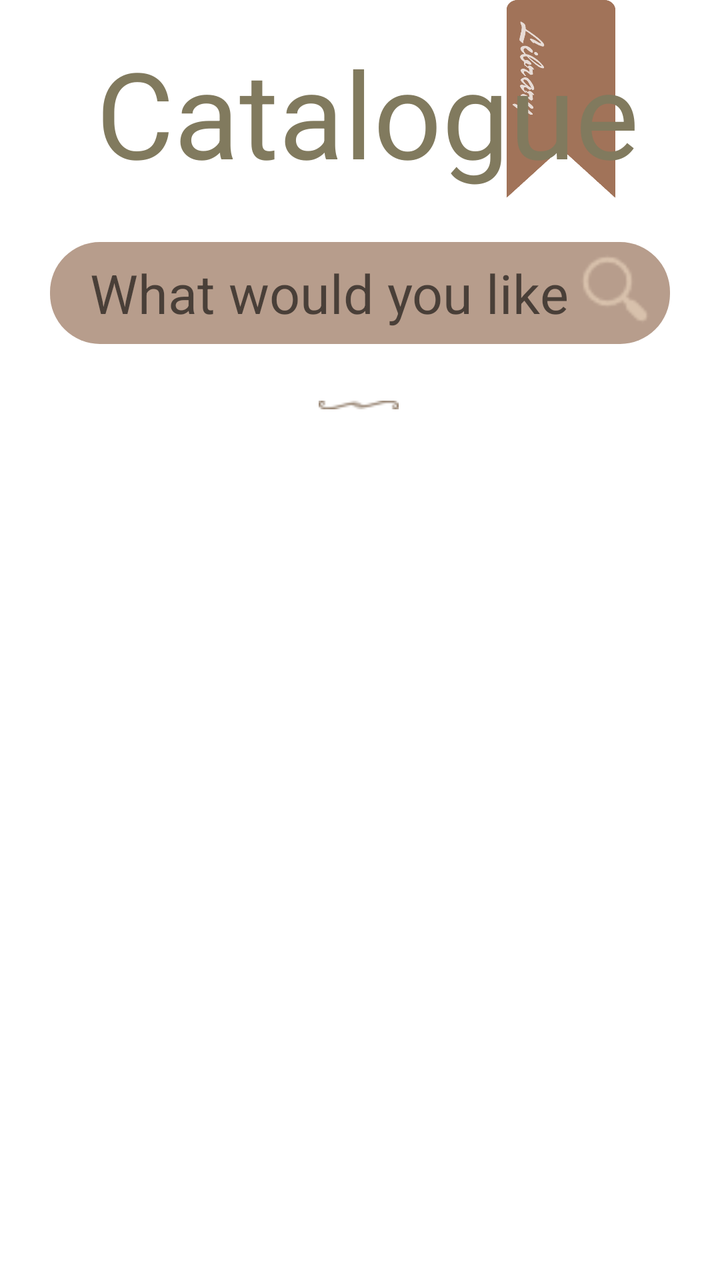
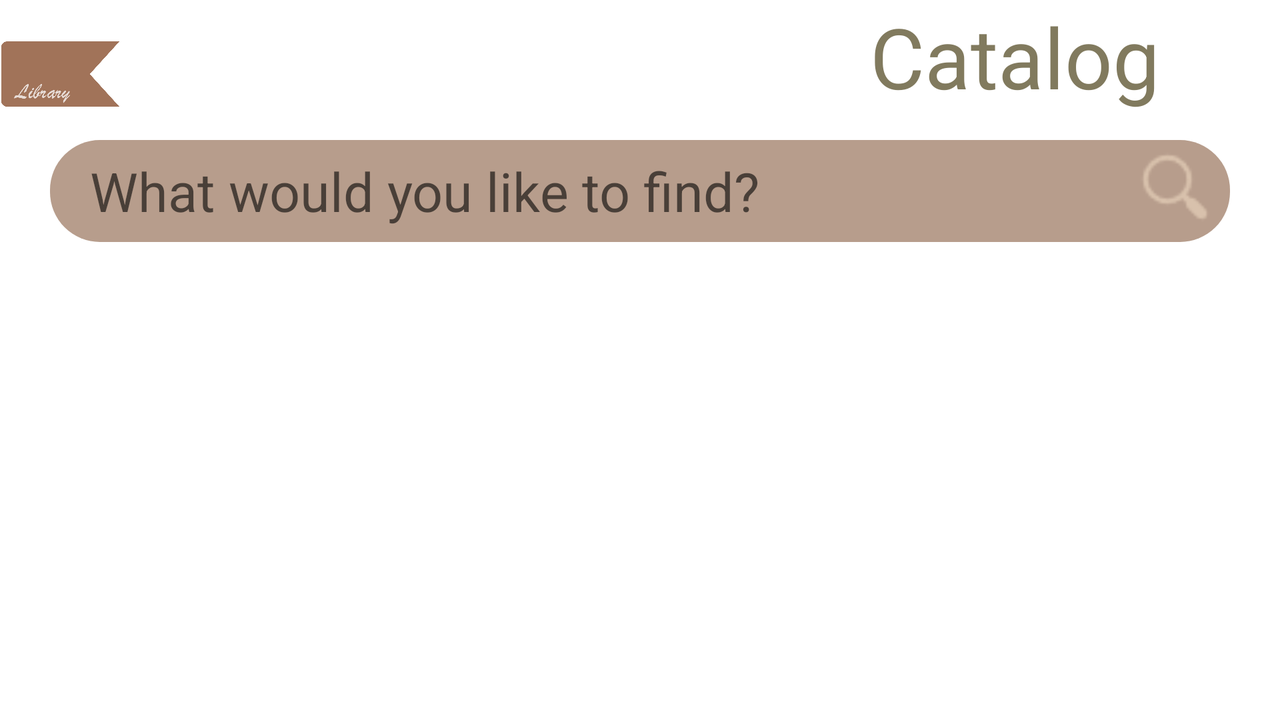

An Android layout and its configuration variant, each rendered on a device that would load it. The default file and the variant file are quoted in full after the pictures.
<!-- AndroidManifest.xml: application theme Theme.Livre -->
<!-- res/layout/activity_catalogue.xml -->
<?xml version="1.0" encoding="utf-8"?>
<androidx.constraintlayout.widget.ConstraintLayout xmlns:android="http://schemas.android.com/apk/res/android"
    xmlns:app="http://schemas.android.com/apk/res-auto"
    xmlns:tools="http://schemas.android.com/tools"
    android:layout_width="match_parent"
    android:layout_height="match_parent"
    android:id="@+id/catalogueConLay"
    >

    <ImageView
        android:id="@+id/catalogueLibraryTag"
        android:layout_width="65dp"
        android:layout_height="107dp"
        android:layout_marginRight="52dp"
        android:onClick="LibraryTagClick"
        app:layout_constraintEnd_toEndOf="parent"
        app:layout_constraintTop_toTopOf="parent"
        app:srcCompat="@drawable/tag_library"
        android:contentDescription="Tag for Library" />

    <EditText
        android:id="@+id/catalogueSearch"
        android:layout_width="0dp"
        android:layout_height="51dp"
        android:layout_marginStart="25dp"
        android:layout_marginTop="20dp"
        android:layout_marginEnd="25dp"
        android:background="@drawable/rounded_edittext"
        android:hint="What would you like to find?"
        android:imeOptions="actionSearch"
        android:inputType="textCapWords|textNoSuggestions"
        android:maxLines="1"
        android:paddingLeft="20dp"
        android:paddingRight="45dp"
        android:textColor="@color/offwhite"
        android:textSize="27sp"
        app:layout_constraintEnd_toEndOf="parent"
        app:layout_constraintHorizontal_bias="0.0"
        app:layout_constraintLeft_toLeftOf="parent"
        app:layout_constraintLeft_toRightOf="parent"
        app:layout_constraintStart_toStartOf="parent"
        app:layout_constraintTop_toBottomOf="@+id/catalogueText" />

    <TextView
        android:id="@+id/catalogueText"
        android:layout_width="wrap_content"
        android:layout_height="85dp"
        android:layout_marginLeft="48dp"
        android:layout_marginTop="16dp"
        android:text="Catalogue"
        android:textColor="@color/sage"
        android:textSize="60sp"
        app:layout_constraintStart_toStartOf="parent"
        app:layout_constraintTop_toTopOf="parent" />

    <androidx.recyclerview.widget.RecyclerView
        android:id="@+id/catRecyclerView"
        android:layout_width="0dp"
        android:layout_height="0dp"
        android:layout_marginTop="8dp"
        app:layout_constraintBottom_toBottomOf="parent"
        app:layout_constraintEnd_toEndOf="parent"
        app:layout_constraintHorizontal_bias="1.0"
        app:layout_constraintLeft_toLeftOf="parent"
        app:layout_constraintLeft_toRightOf="parent"
        app:layout_constraintStart_toStartOf="parent"
        app:layout_constraintTop_toBottomOf="@+id/frame2cat"
        app:layout_constraintVertical_bias="0.0" />

    <ImageView
        android:id="@+id/frame2cat"
        android:layout_width="40dp"
        android:layout_height="13dp"
        android:layout_marginTop="24dp"
        android:adjustViewBounds="true"
        app:layout_constraintEnd_toEndOf="parent"
        app:layout_constraintHorizontal_bias="0.498"
        app:layout_constraintStart_toStartOf="parent"
        app:layout_constraintTop_toBottomOf="@+id/catInfo"
        app:srcCompat="@drawable/frame2"
        />

    <ImageView
        android:id="@+id/catsearchicon"
        android:layout_width="39dp"
        android:layout_height="43dp"
        android:layout_marginTop="2dp"
        android:layout_marginEnd="8dp"
        android:scrollbarSize="30dp"
        app:layout_constraintEnd_toEndOf="@+id/catalogueSearch"
        app:layout_constraintTop_toTopOf="@+id/catalogueSearch"
        app:srcCompat="@drawable/search"
        android:contentDescription="Search button" />

    <LinearLayout
        android:layout_width="match_parent"
        android:layout_height="wrap_content"
        android:orientation="vertical"
        android:id="@+id/loadLayout"
        android:visibility="gone"
        app:layout_constraintBottom_toBottomOf="@+id/catRecyclerView"
        app:layout_constraintEnd_toEndOf="@+id/catRecyclerView"
        app:layout_constraintStart_toStartOf="@+id/catRecyclerView"
        app:layout_constraintTop_toBottomOf="@+id/frame2cat">

        <VideoView
            android:id="@+id/loadVid"
            android:layout_width="61dp"
            android:layout_height="62dp"
            android:layout_gravity="center"
            app:layout_constraintEnd_toEndOf="parent"
            app:layout_constraintStart_toStartOf="parent"
            app:layout_constraintTop_toTopOf="@+id/catRecyclerView" />

        <TextView
            android:id="@+id/changeloadText"
            android:layout_width="match_parent"
            android:layout_height="30dp"
            android:text="Scouring..."
            android:textAlignment="center"
            android:textSize="20sp"
            app:layout_constraintBottom_toBottomOf="@+id/catRecyclerView"
            app:layout_constraintEnd_toEndOf="parent"
            app:layout_constraintStart_toStartOf="parent"
            app:layout_constraintTop_toBottomOf="@+id/loadVid" />

        <TextView
            android:id="@+id/loadText"
            android:layout_width="match_parent"
            android:layout_height="35dp"
            android:layout_marginBottom="16dp"
            android:text="This might take a while."
            android:textAlignment="center"
            android:textSize="20sp"
            app:layout_constraintBottom_toBottomOf="@+id/catRecyclerView"
            app:layout_constraintEnd_toEndOf="parent"
            app:layout_constraintStart_toStartOf="parent"
            app:layout_constraintTop_toBottomOf="@+id/loadVid" />
    </LinearLayout>

    <androidx.constraintlayout.widget.ConstraintLayout
        android:id="@+id/catInfo"
        android:layout_width="match_parent"
        android:layout_height="wrap_content"
        android:layout_marginTop="1dp"
        android:visibility="gone"
        android:orientation="horizontal"
        app:layout_constraintTop_toBottomOf="@+id/catalogueSearch"
        tools:layout_editor_absoluteX="-52dp">

        <TextView
            android:id="@+id/resNum"
            android:layout_width="wrap_content"
            android:layout_height="25dp"
            android:layout_marginStart="28dp"
            android:text="0"
            android:textAlignment="center"
            android:textSize="17sp"
            app:layout_constraintBottom_toBottomOf="parent"
            app:layout_constraintStart_toStartOf="parent"
            tools:layout_editor_absoluteY="0dp" />

        <TextView
            android:id="@+id/res"
            android:layout_width="wrap_content"
            android:layout_height="20dp"
            android:text="\tResults"
            android:textAlignment="center"
            android:textSize="13sp"
            app:layout_constraintBottom_toBottomOf="parent"
            app:layout_constraintStart_toEndOf="@+id/resNum" />

        <TextView
            android:id="@+id/poweredBy"
            android:layout_width="wrap_content"
            android:layout_height="20dp"
            android:layout_marginEnd="28dp"
            android:text="Powered by Open Library APIs"
            android:textAlignment="center"
            android:textSize="13sp"
            app:layout_constraintEnd_toEndOf="parent"
            app:layout_constraintBottom_toBottomOf="parent"
            app:layout_constraintTop_toTopOf="parent" />
    </androidx.constraintlayout.widget.ConstraintLayout>

    <ImageView
        android:id="@+id/featherDuster"
        android:layout_width="129dp"
        android:layout_height="114dp"
        android:visibility="gone"
        app:layout_constraintBottom_toBottomOf="parent"
        app:layout_constraintEnd_toEndOf="@+id/catRecyclerView"
        app:layout_constraintStart_toStartOf="parent"
        app:layout_constraintTop_toTopOf="@+id/catRecyclerView"
        app:srcCompat="@drawable/featherduster"
        android:contentDescription="Fether duster" />




</androidx.constraintlayout.widget.ConstraintLayout>
<!-- resources referenced by this layout -->
<resources>
  <color name="offwhite">#E7DBD5</color>
  <color name="sage">#817A5E</color>
  <!-- drawable featherduster: png bitmap (drawable, 13578 bytes) -->
  <!-- drawable frame2: png bitmap (drawable, 604 bytes) -->
  <!-- drawable rounded_edittext (drawable) -->
  <?xml version="1.0" encoding="utf-8"?>
  <shape xmlns:android="http://schemas.android.com/apk/res/android" >
  
      <corners
          android:bottomRightRadius="25dp"
          android:bottomLeftRadius="25dp"
          android:topLeftRadius="25dp"
          android:topRightRadius="25dp"
          />
      <solid
          android:color="@color/quicksand"
          android:padding="10dp"/>
  
  </shape>
  <!-- drawable search: png bitmap (drawable, 422 bytes) -->
  <!-- drawable tag_library: png bitmap (drawable, 9552 bytes) -->
  <style name="Theme.Livre" parent="Theme.MaterialComponents.DayNight.DarkActionBar">
          
          <item name="colorPrimary">@color/purple_500</item>
          <item name="colorPrimaryVariant">@color/purple_700</item>
          <item name="colorOnPrimary">@color/white</item>
          
          <item name="colorSecondary">@color/teal_200</item>
          <item name="colorSecondaryVariant">@color/teal_700</item>
          <item name="colorOnSecondary">@color/black</item>
          
          <item name="android:statusBarColor" tools:targetApi="l">?attr/colorPrimaryVariant</item>
          
      </style>
  <color name="quicksand">#B79D8C</color>
  <color name="white">#FFFFFFFF</color>
  <color name="black">#FF000000</color>
</resources>
<!-- res/layout-land/activity_catalogue.xml (the repository's variant of the layout above) -->
<!-- drawn on the phone turned sideways -->
<?xml version="1.0" encoding="utf-8"?>
<androidx.constraintlayout.widget.ConstraintLayout xmlns:android="http://schemas.android.com/apk/res/android"
    xmlns:app="http://schemas.android.com/apk/res-auto"
    xmlns:tools="http://schemas.android.com/tools"
    android:layout_width="match_parent"
    android:layout_height="match_parent"
    >

    <ImageView
        android:id="@+id/catalogueLibraryTag"
        android:layout_width="65dp"
        android:layout_height="64dp"
        android:layout_marginTop="8dp"
        android:onClick="LibraryTagClick"
        android:rotation="270"
        app:layout_constraintStart_toStartOf="parent"
        app:layout_constraintTop_toTopOf="parent"
        app:srcCompat="@drawable/tag_library" />

    <EditText
        android:id="@+id/catalogueSearch"
        android:layout_width="0dp"
        android:layout_height="51dp"
        android:layout_marginStart="25dp"
        android:layout_marginTop="8dp"
        android:layout_marginEnd="25dp"
        android:background="@drawable/rounded_edittext"
        android:hint="What would you like to find?"
        android:inputType="textCapWords"
        android:paddingLeft="20dp"
        android:paddingRight="45dp"
        android:textColor="@color/offwhite"
        android:textSize="27sp"
        android:imeOptions="actionSearch"
        android:maxLines="1"
        app:layout_constraintEnd_toEndOf="parent"
        app:layout_constraintLeft_toLeftOf="parent"
        app:layout_constraintLeft_toRightOf="parent"
        app:layout_constraintStart_toStartOf="parent"
        app:layout_constraintTop_toBottomOf="@+id/catalogueText" />

    <TextView
        android:id="@+id/catalogueText"
        android:layout_width="157dp"
        android:layout_height="62dp"
        android:layout_marginEnd="48dp"
        android:text="Catalogue"
        android:textColor="@color/sage"
        android:textSize="42sp"
        app:layout_constraintEnd_toEndOf="parent"
        app:layout_constraintTop_toTopOf="parent" />

    <androidx.recyclerview.widget.RecyclerView
        android:id="@+id/catRecyclerView"
        android:layout_width="0dp"
        android:layout_height="0dp"
        android:layout_marginTop="8dp"
        app:layout_constraintBottom_toBottomOf="parent"
        app:layout_constraintEnd_toEndOf="parent"
        app:layout_constraintHorizontal_bias="1.0"
        app:layout_constraintLeft_toLeftOf="parent"
        app:layout_constraintLeft_toRightOf="parent"
        app:layout_constraintStart_toStartOf="parent"
        app:layout_constraintTop_toBottomOf="@+id/catInfo" />

    <ImageView
        android:id="@+id/catsearchicon"
        android:layout_width="39dp"
        android:layout_height="43dp"
        android:layout_marginTop="2dp"
        android:layout_marginEnd="8dp"
        android:scrollbarSize="30dp"
        app:layout_constraintEnd_toEndOf="@+id/catalogueSearch"
        app:layout_constraintTop_toTopOf="@+id/catalogueSearch"
        app:srcCompat="@drawable/search" />

    <LinearLayout
        android:id="@+id/loadLayout"
        android:layout_width="match_parent"
        android:layout_height="wrap_content"
        android:orientation="vertical"
        android:visibility="gone"
        app:layout_constraintBottom_toBottomOf="@+id/catRecyclerView"
        app:layout_constraintEnd_toEndOf="@+id/catRecyclerView"
        app:layout_constraintStart_toStartOf="@+id/catRecyclerView">

        <VideoView
            android:id="@+id/loadVid"
            android:layout_width="61dp"
            android:layout_height="62dp"
            android:layout_gravity="center"
            app:layout_constraintEnd_toEndOf="parent"
            app:layout_constraintStart_toStartOf="parent"
            app:layout_constraintTop_toTopOf="@+id/catRecyclerView" />

        <TextView
            android:id="@+id/changeloadText"
            android:layout_width="match_parent"
            android:layout_height="30dp"
            android:text="Scouring..."
            android:textAlignment="center"
            android:textSize="20sp"
            app:layout_constraintBottom_toBottomOf="@+id/catRecyclerView"
            app:layout_constraintEnd_toEndOf="parent"
            app:layout_constraintStart_toStartOf="parent"
            app:layout_constraintTop_toBottomOf="@+id/loadVid" />

        <TextView
            android:id="@+id/loadText"
            android:layout_width="match_parent"
            android:layout_height="35dp"
            android:layout_marginBottom="16dp"
            android:text="This might take a while."
            android:textAlignment="center"
            android:textSize="20sp"
            app:layout_constraintBottom_toBottomOf="@+id/catRecyclerView"
            app:layout_constraintEnd_toEndOf="parent"
            app:layout_constraintStart_toStartOf="parent"
            app:layout_constraintTop_toBottomOf="@+id/loadVid" />
    </LinearLayout>

    <androidx.constraintlayout.widget.ConstraintLayout
        android:id="@+id/catInfo"
        android:layout_width="match_parent"
        android:layout_height="wrap_content"
        android:layout_marginTop="1dp"
        android:visibility="gone"
        android:orientation="horizontal"
        app:layout_constraintTop_toBottomOf="@+id/catalogueSearch"
        tools:layout_editor_absoluteX="-52dp">

        <TextView
            android:id="@+id/resNum"
            android:layout_width="wrap_content"
            android:layout_height="25dp"
            android:layout_marginStart="28dp"
            android:text="0"
            android:textAlignment="center"
            android:textSize="17sp"
            app:layout_constraintBottom_toBottomOf="parent"
            app:layout_constraintStart_toStartOf="parent"
            tools:layout_editor_absoluteY="0dp" />

        <TextView
            android:id="@+id/res"
            android:layout_width="wrap_content"
            android:layout_height="20dp"
            android:text="\tResults"
            android:textAlignment="center"
            android:textSize="13sp"
            app:layout_constraintBottom_toBottomOf="parent"
            app:layout_constraintStart_toEndOf="@+id/resNum" />

        <TextView
            android:id="@+id/poweredBy"
            android:layout_width="wrap_content"
            android:layout_height="20dp"
            android:layout_marginEnd="28dp"
            android:text="Powered by Open Library APIs"
            android:textAlignment="center"
            android:textSize="13sp"
            app:layout_constraintEnd_toEndOf="parent"
            app:layout_constraintBottom_toBottomOf="parent"
            app:layout_constraintTop_toTopOf="parent" />
    </androidx.constraintlayout.widget.ConstraintLayout>

    <ImageView
        android:id="@+id/featherDuster"
        android:layout_width="76dp"
        android:layout_height="70dp"
        android:visibility="gone"
        app:layout_constraintBottom_toBottomOf="parent"
        app:layout_constraintEnd_toEndOf="@+id/catRecyclerView"
        app:layout_constraintStart_toStartOf="parent"
        app:layout_constraintTop_toTopOf="@+id/catRecyclerView"
        app:srcCompat="@drawable/featherduster" />




</androidx.constraintlayout.widget.ConstraintLayout>
<!-- resources referenced by the variant -->
<!-- as the phone turned sideways resolves them -->
<resources>
  <color name="offwhite">#E7DBD5</color>
  <color name="sage">#817A5E</color>
  <!-- drawable featherduster: png bitmap (drawable, 13578 bytes) -->
  <!-- drawable rounded_edittext (drawable) -->
  <?xml version="1.0" encoding="utf-8"?>
  <shape xmlns:android="http://schemas.android.com/apk/res/android" >
  
      <corners
          android:bottomRightRadius="25dp"
          android:bottomLeftRadius="25dp"
          android:topLeftRadius="25dp"
          android:topRightRadius="25dp"
          />
      <solid
          android:color="@color/quicksand"
          android:padding="10dp"/>
  
  </shape>
  <!-- drawable search: png bitmap (drawable, 422 bytes) -->
  <!-- drawable tag_library: png bitmap (drawable, 9552 bytes) -->
  <style name="Theme.Livre" parent="Theme.MaterialComponents.DayNight.DarkActionBar">
          
          <item name="colorPrimary">@color/purple_500</item>
          <item name="colorPrimaryVariant">@color/purple_700</item>
          <item name="colorOnPrimary">@color/white</item>
          
          <item name="colorSecondary">@color/teal_200</item>
          <item name="colorSecondaryVariant">@color/teal_700</item>
          <item name="colorOnSecondary">@color/black</item>
          
          <item name="android:statusBarColor" tools:targetApi="l">?attr/colorPrimaryVariant</item>
          
      </style>
  <color name="quicksand">#B79D8C</color>
  <color name="white">#FFFFFFFF</color>
  <color name="black">#FF000000</color>
</resources>
